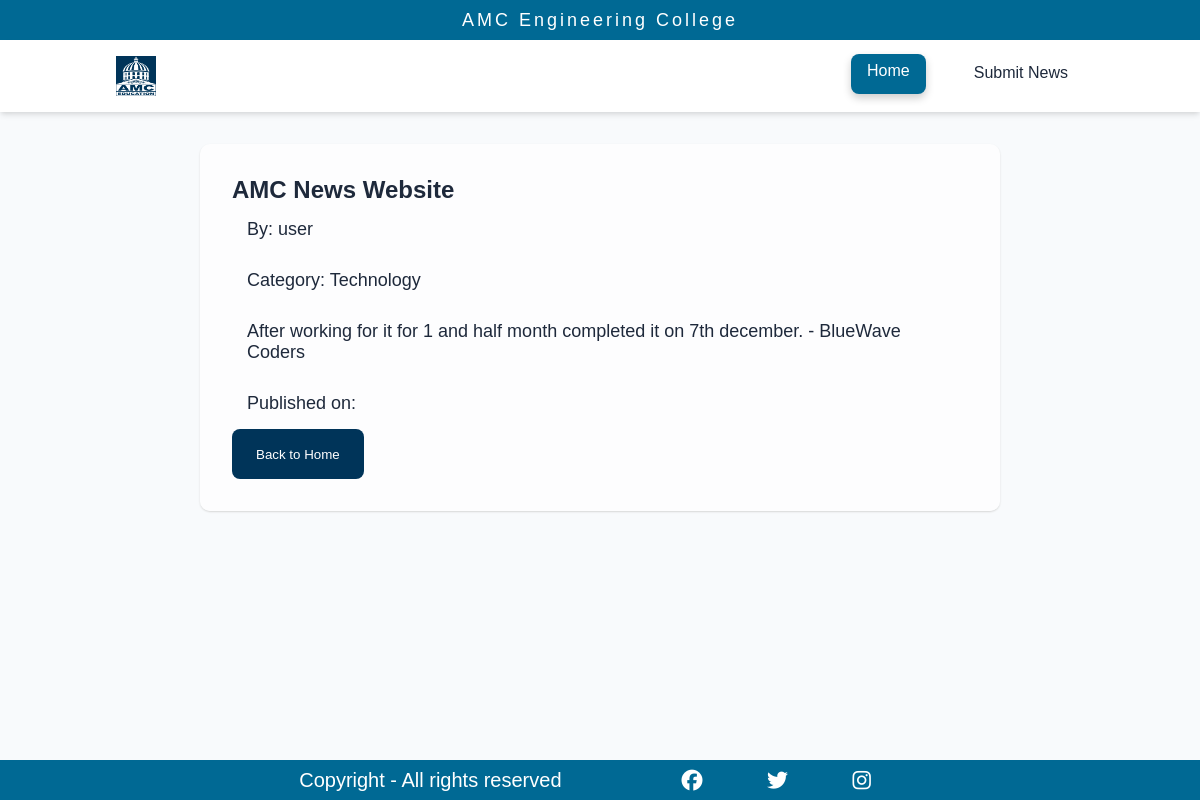
Screenshot of /article/13/ with the database file from the repository.
### newsletter/models.py (models this page shows, shortened)
class Article(models.Model):
    title = models.CharField(max_length=200)
    slug = models.SlugField(unique=True, null=True, blank=True)  # Re-add unique constraint
    content = models.TextField()
    created_at = models.DateTimeField(auto_now_add=True)
    updated_at = models.DateTimeField(auto_now=True)
    is_approved = models.BooleanField(default=False)
    is_published = models.BooleanField(default=False)
    author = models.ForeignKey(User, on_delete=models.CASCADE, related_name='articles', default=1)  # Assuming user with ID 1 exists
    category = models.ForeignKey(Category, on_delete=models.SET_NULL, null=True, related_name='articles')
    views_count = models.IntegerField(default=0)
    featured_image = models.ImageField(upload_to='articles/', null=True, blank=True)
    class Meta:
        ordering = ['-created_at']

class Category(models.Model):
    name = models.CharField(max_length=100)
    slug = models.SlugField(unique=True)
    description = models.TextField(blank=True)
    created_at = models.DateTimeField(auto_now_add=True)
    class Meta:
        verbose_name_plural = "Categories"

### newsletter/views.py (the view)
# urls.py: path('article/<int:article_id>/', article_detail, name='article_detail'),
def article_detail(request, article_id):
    article = get_object_or_404(Article, id=article_id)  # Retrieve the article by ID
    return render(request, 'newsletter/article_detail.html', {'article': article})  # Render the article detail template

### newsletter/templates/newsletter/article_detail.html (shortened to what this page needs)
{% load static %}
<!DOCTYPE html>
<html lang="en">
<head>
    {% load static %}
    <link rel="stylesheet" href="{% static 'style.css' %}">
    <link rel="stylesheet" href="https://cdnjs.cloudflare.com/ajax/libs/font-awesome/6.7.1/css/all.min.css"
 />
</head>
<body>
    <div class="amc">
        <h1>AMC Engineering College</h1>
    </div>
    <header class="header">
        <nav class="nav-container">
            <div class="nav-links">
                <img class="logo" src="{% static 'images/amc.png' %}" alt="My Image">
                <a href="{% url 'index' %}" class="nav-link active">Home</a>
                <a href="{% url 'submit_article' %}" class="nav-link">Submit News</a>
            </div>
        </nav>
    </header>
    <div class="artcont">
        <h2>{{ article.title }}</h2>
        <p>By: {{ article.author.username }}</p>
        <p>Category: {{ article.category.name }}</p>
        <p>{{ article.content|safe }}</p>
        <p>Published on: {{ article.published_date }}</p>
        <button> <a href="{% url 'index' %}">Back to Home</a>
        </button>
    </div>
    <footer>
        <p>Copyright - All rights reserved</p>
        <div class="links">
            <i class="fa-brands fa-facebook"></i>
            <i class="fa-brands fa-twitter"></i>
            <i class="fa-brands fa-instagram"></i>
        </div>
    </footer>
</body>
</html>

### newsletter/Static/style.css (style rules this page uses)
:root { --primary-color: #2563eb; --secondary-color: #1d4ed8; --accent-color: #3b82f6; --background-color: #f8fafc; --text-color: #1e293b; --light-text: #64748b; --white: #ffffff; --shadow: 0 4px 6px -1px rgba(0, 0, 0, 0.1), 0 2px 4px -1px rgba(0, 0, 0, 0.06); --transition: all 0.3s ease; }
* { margin: 0; padding: 0; box-sizing: border-box; }
html { scroll-behavior: smooth; scrollbar-width: 10px; }
body { font-family: Museo, sans-serif; background-color: var(--background-color); color: var(--text-color); }
.header { position: sticky; top: 0; z-index: 1000; background-color: #006994; box-shadow: var(--shadow); }
.amc { background-color: #006994; height: 40px; display: flex; align-items: center; justify-content: center; }
.amc h1 { color: var(--white); font-size: 18px; font-weight: 500; letter-spacing: 3px; margin: 0; }
.nav-container { padding: 1rem; background-color: var(--white); }
.nav-links { max-width: 1200px; margin: 0 100px; display: flex; gap: 2rem; justify-content: flex-end; }
.logo { height: 40px; width: 40px; background-color: #003459; margin-right: auto; }
.nav-link { text-decoration: none; color: var(--text-color); font-weight: 500; padding: 0.5rem 1rem; border-radius: 0.5rem; transition: var(--transition); }
.nav-link:hover, .nav-link.active { background-color: #006994; color: var(--white); transform: translateY(-2px); box-shadow: 0 4px 8px rgba(0, 0, 0, 0.2); }
.artcont { max-width: 800px; background-color: rgba(255, 255, 255, 0.741); justify-content: center; align-items: center; margin: 2rem auto; padding: 2rem 2rem; border-radius: 10px; box-shadow: 0 1px 2px rgb(215, 215, 215); }
.artcont p { padding: 15px; font-size: 18px; }
.artcont a { text-decoration: none; color: white; }
.artcont button { height: 50px; width: auto; background-color: #003459; display: flex; justify-content: center; align-items: center; }
button { padding: 0.75rem 1.5rem; background-color: var(--primary-color); color: var(--white); border: none; border-radius: 0.5rem; font-weight: 500; cursor: pointer; transition: var(--transition); align-self: flex-start; }
footer { bottom: 0; position: fixed; height: 40px; background-color: #006994; width: 100%; display: flex; justify-content: center; align-items: center; color: white; }
footer p { margin-right: 90px; font-size: 20px; }
.links i { padding: 30px; font-size: 21px; }

### rows the page displays
Article: title "AMC News Website", author.username "user", category.name "Technology", content "After working for it for 1 and half month completed it on 7th december. - BlueWave Coders"
